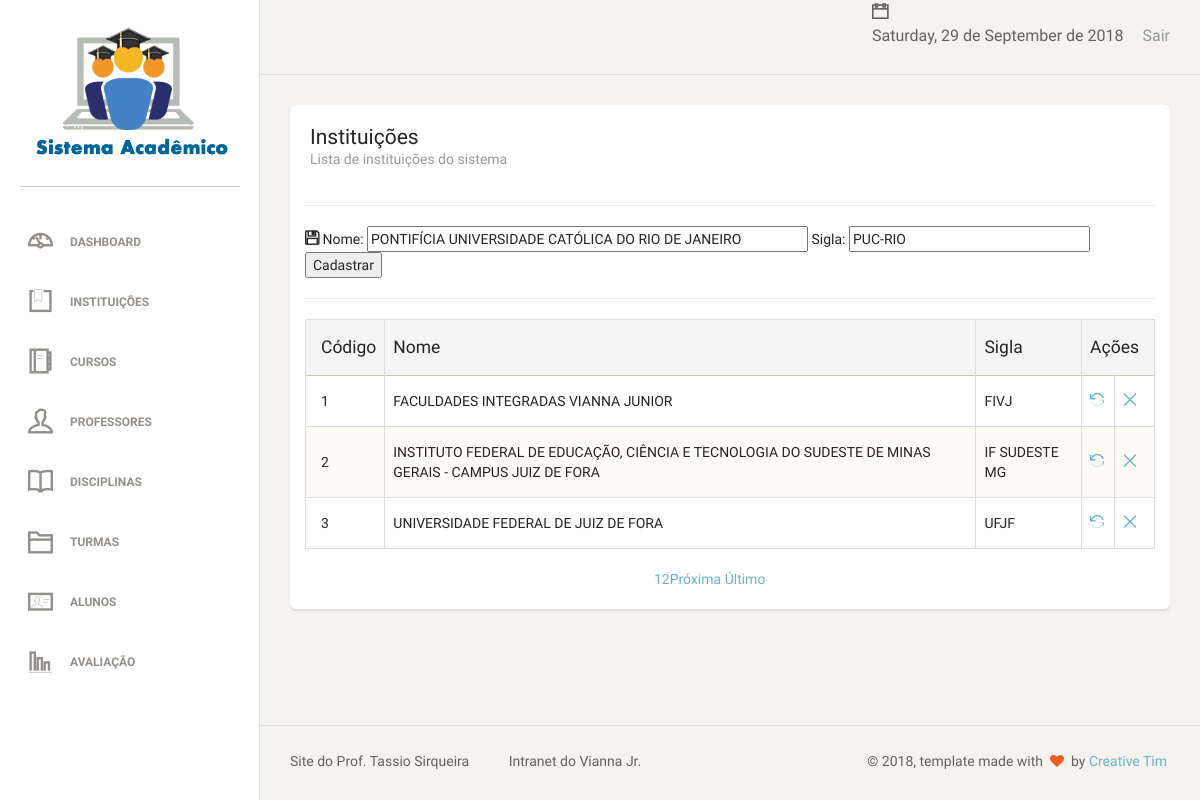
Page /instituicoes.php?act=upd&id=4 (signed in) on the committed database.
### tables this page shows
CREATE TABLE `Instituicao` (
  `idInstituicao` int(11) NOT NULL AUTO_INCREMENT,
  `Nome` varchar(300) NOT NULL,
  `Sigla` varchar(20) DEFAULT NULL,
  PRIMARY KEY (`idInstituicao`)
);

### classes/instituicao.php (called while the page is built)
<?php
class instituicao {
    private $idInstituicao;
    private $Nome;
    private $Sigla;
    public function __construct($idInstituicao, $Nome, $Sigla)
    {
        $this->idInstituicao = $idInstituicao;
        $this->Nome = $Nome;
        $this->Sigla = $Sigla;
    }
    public function getidInstituicao() {
        return $this->idInstituicao;
    }
    public function setidInstituicao($idInstituicao) {
        $this->idInstituicao = $idInstituicao;
    }
    public function getNome() {
        return $this->Nome;
    }
    public function setNome($Nome) {
        $this->Nome = $Nome;
    }
    public function getSigla() {
        return $this->Sigla;
    }
    public function setSigla($Sigla) {
        $this->Sigla = $Sigla;
    }
}

### dao/instituicaoDAO.php (the view, shortened to what this page needs)
<?php
require_once "classes/instituicao.php";
require_once "db/conexao.php";
class instituicaoDAO
{
    public function atualizar($instituicao){
        global $pdo;
        try {
            $statement = $pdo->prepare("SELECT idInstituicao, Nome, Sigla FROM Instituicao WHERE idInstituicao = :id");
            $statement->bindValue(":id", $instituicao->getidInstituicao());
            if ($statement->execute()) {
                $rs = $statement->fetch(PDO::FETCH_OBJ);
                $instituicao->setidInstituicao($rs->idInstituicao);
                $instituicao->setNome($rs->Nome);
                $instituicao->setSigla($rs->Sigla);
                return $instituicao;
            } else {
                throw new PDOException("Erro: Não foi possível executar a declaração sql");
            }
        } catch (PDOException $erro) {
            return "Erro: ".$erro->getMessage();
        }
    }
    public function tabelapaginada()
    {
        global $pdo;
        $endereco = $_SERVER ['PHP_SELF'];
        $pagina_atual = (isset($_GET['page']) && is_numeric($_GET['page'])) ? $_GET['page'] : 1;
        $linha_inicial = ($pagina_atual - 1) * QTDE_REGISTROS;
        $sql = "SELECT idInstituicao, Nome, Sigla FROM Instituicao LIMIT {$linha_inicial}, " . QTDE_REGISTROS;
        $statement = $pdo->prepare($sql);
        $statement->execute();
        $dados = $statement->fetchAll(PDO::FETCH_OBJ);
        $sqlContador = "SELECT COUNT(*) AS total_registros FROM Instituicao";
        $statement = $pdo->prepare($sqlContador);
        $statement->execute();
        $valor = $statement->fetch(PDO::FETCH_OBJ);
        $primeira_pagina = 1;
        $ultima_pagina = ceil($valor->total_registros / QTDE_REGISTROS);
        $pagina_anterior = ($pagina_atual > 1) ? $pagina_atual - 1 : 0;
        $proxima_pagina = ($pagina_atual < $ultima_pagina) ? $pagina_atual + 1 : 0;
        $range_inicial = (($pagina_atual - RANGE_PAGINAS) >= 1) ? $pagina_atual - RANGE_PAGINAS : 1;
        $range_final = (($pagina_atual + RANGE_PAGINAS) <= $ultima_pagina) ? $pagina_atual + RANGE_PAGINAS : $ultima_pagina;
        $exibir_botao_inicio = ($range_inicial < $pagina_atual) ? 'mostrar' : 'esconder';
        $exibir_botao_final = ($range_final > $pagina_atual) ? 'mostrar' : 'esconder';
        if (!empty($dados)):
            echo "
     <table class='table table-striped table-bordered'>
     <thead>
       <tr class='active'>
        <th>Código</th>
        <th>Nome</th>
        <th>Sigla</th>
        <th colspan='2'>Ações</th>
       </tr>
     </thead>
     <tbody>";
            foreach ($dados as $inst):
                echo "<tr>
        <td>$inst->idInstituicao</td>
        <td>$inst->Nome</td>
        <td>$inst->Sigla</td>
        <td><a href='?act=upd&id=$inst->idInstituicao'><i class='ti-reload'></i></a></td>
        <td><a href='?act=del&id=$inst->idInstituicao'><i class='ti-close'></i></a></td>
       </tr>";
            endforeach;
            echo "
</tbody>
     </table>
     <div class='box-paginacao'>
       <a class='box-navegacao  $exibir_botao_inicio' href='$endereco?page=$primeira_pagina' title='Primeira Página'>Primeira</a>
       <a class='box-navegacao $exibir_botao_inicio' href='$endereco?page=$pagina_anterior' title='Página Anterior'>Anterior</a>
";
            for ($i = $range_inicial; $i <= $range_final; $i++):
                $destaque = ($i == $pagina_atual) ? 'destaque' : '';
                echo "<a class='box-numero $destaque' href='$endereco?page=$i'>$i</a>";
            endfor;
            echo "<a class='box-navegacao $exibir_botao_final' href='$endereco?page=$proxima_pagina' title='Próxima Página'>Próxima</a>
       <a class='box-navegacao $exibir_botao_final' href='$endereco?page=$ultima_pagina' title='Última Página'>Último</a>
     </div>";
        else:
            echo "<p class='bg-danger'>Nenhum registro foi encontrado!</p>
     ";
        endif;
    }
}

### instituicoes.php (shortened to what this page needs)
<?php
include_once 'estrutura/Template.php';
require_once 'dao/instituicaoDAO.php';
$object = new instituicaoDAO();
if ($_SERVER['REQUEST_METHOD'] == 'POST') {
    $id = (isset($_POST["id"]) && $_POST["id"] != null) ? $_POST["id"] : "";
    $nome = (isset($_POST["nome"]) && $_POST["nome"] != null) ? $_POST["nome"] : "";
    $sigla = (isset($_POST["sigla"]) && $_POST["sigla"] != null) ? $_POST["sigla"] : "";
} else if (!isset($id)) {
    $id = (isset($_GET["id"]) && $_GET["id"] != null) ? $_GET["id"] : "";
    $nome = NULL;
    $sigla = NULL;
}
if (isset($_REQUEST["act"]) && $_REQUEST["act"] == "upd" && $id != "") {
    $instituicao = new instituicao($id, '', '');
    $resultado = $object->atualizar($instituicao);
    $nome = $resultado->getNome();
    $sigla = $resultado->getSigla();
}
?>
    <div class='content' xmlns="http://www.w3.org/1999/html">
        <div class='container-fluid'>
            <div class='row'>
                <div class='col-md-12'>
                    <div class='card'>
                        <div class='header'>
                            <h4 class='title'>Instituições</h4>
                            <p class='category'>Lista de instituições do sistema</p>
                        </div>
                        <div class='content table-responsive'>
                            <form action="?act=save" method="POST" id="form1">
                                <hr>
                                <i class="ti-save"></i>
                                Nome:
                                <input type="text" size="50" name="nome" value="<?php
                                echo (isset($nome) && ($nome != null || $nome != "")) ? $nome : '';
                                ?>"/>
                                Sigla:
                                <input type="text" size="25" name="sigla" value="<?php
                                echo (isset($sigla) && ($sigla != null || $sigla != "")) ? $sigla : '';
                                ?>"/>
                                <input type="submit" VALUE="Cadastrar"/>
                                <hr>
                            </form>
                            <?php
                            $object->tabelapaginada();
                            ?>
                        </div>
                    </div>
                </div>
            </div>
        </div>
    </div>

### assets/css/estilo.css (style rules this page uses)
.box-paginacao { width: 370px; height: 30px; margin: 0 auto; }
.mostrar { visibility: visible; }

### rows in the picture
instituicao: nome "PONTIFÍCIA UNIVERSIDADE CATÓLICA DO RIO DE JANEIRO", sigla "PUC-RIO"
instituicao: idInstituicao "1", Nome "FACULDADES INTEGRADAS VIANNA JUNIOR", Sigla "FIVJ"
instituicao: idInstituicao "2", Nome "INSTITUTO FEDERAL DE EDUCAÇÃO, CIÊNCIA E TECNOLOGIA DO SUDESTE DE MINAS GERAIS - CAMPUS JUIZ DE FORA", Sigla "IF SUDESTE MG"
instituicao: idInstituicao "3", Nome "UNIVERSIDADE FEDERAL DE JUIZ DE FORA", Sigla "UFJF"
